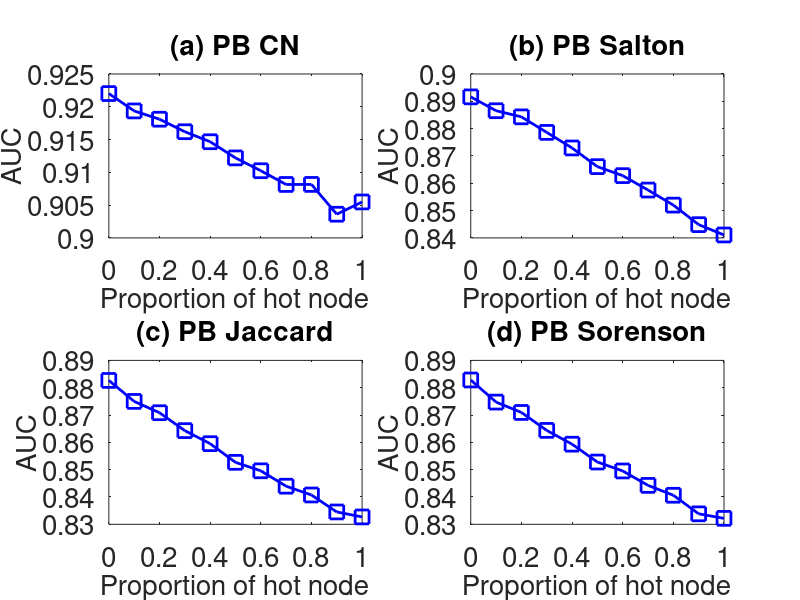

Recreate this plot in MATLAB.
subplot(2,2,1);
x=0:0.1:1;
y=[0.9220125
0.9193655
0.9181025
0.916193
0.9146665
0.9122015
0.9102445
0.90815
0.908157
0.9036115
0.9054815

];
plot(x,y,'-bs','LineWidth',2,'MarkerSize',10);
set(gca,'FontSize',20);
xlabel('Proportion of hot node','fontsize',20);
ylabel('AUC','fontsize',20);
title('(a) PB CN','fontsize',20);

subplot(2,2,2);
x=0:0.1:1;
y=[0.891624
0.88655
0.884305
0.8786225
0.8729225
0.866082
0.862789
0.8575125
0.852
0.84485
0.841075

];
plot(x,y,'-bs','LineWidth',2,'MarkerSize',10);
set(gca,'FontSize',20);
xlabel('Proportion of hot node','fontsize',20);
ylabel('AUC','fontsize',20);
title('(b) PB Salton','fontsize',20);

subplot(2,2,3);
x=0:0.1:1;
y=[0.882668
0.874987
0.870847
0.864288
0.8595165
0.8526825
0.8495855
0.843951
0.8407345
0.8345225
0.8327015

];
plot(x,y,'-bs','LineWidth',2,'MarkerSize',10);
set(gca,'FontSize',20);
xlabel('Proportion of hot node','fontsize',20);
ylabel('AUC','fontsize',20);
title('(c) PB Jaccard','fontsize',20);


subplot(2,2,4);
x=0:0.1:1;
y=[0.882827
0.874735
0.8709425
0.8643755
0.8593265
0.852799
0.849531
0.844251
0.840635
0.833837
0.8321815

];
plot(x,y,'-bs','LineWidth',2,'MarkerSize',10);
set(gca,'FontSize',20);
xlabel('Proportion of hot node','fontsize',20);
ylabel('AUC','fontsize',20);
title('(d) PB Sorenson','fontsize',20);